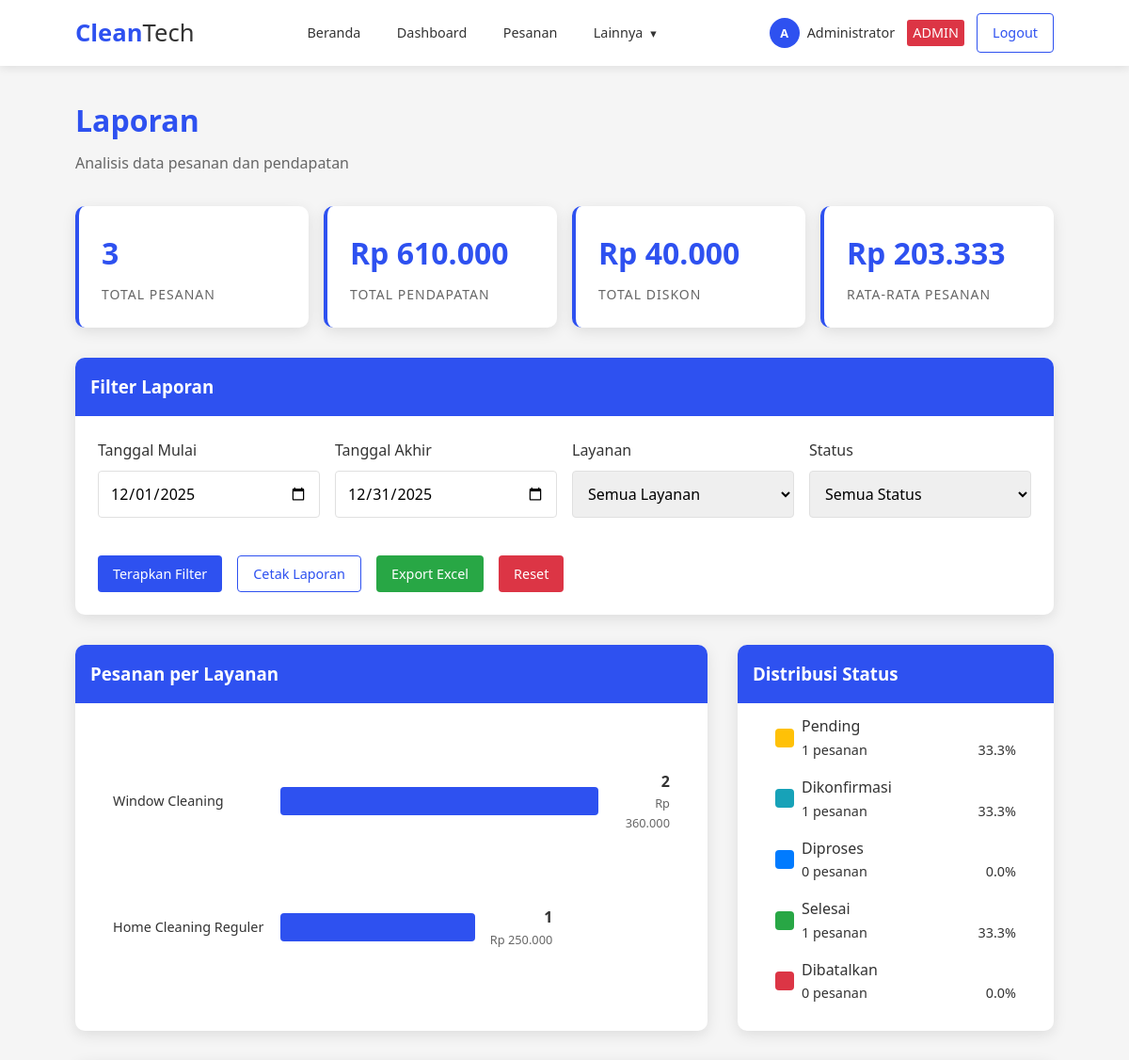
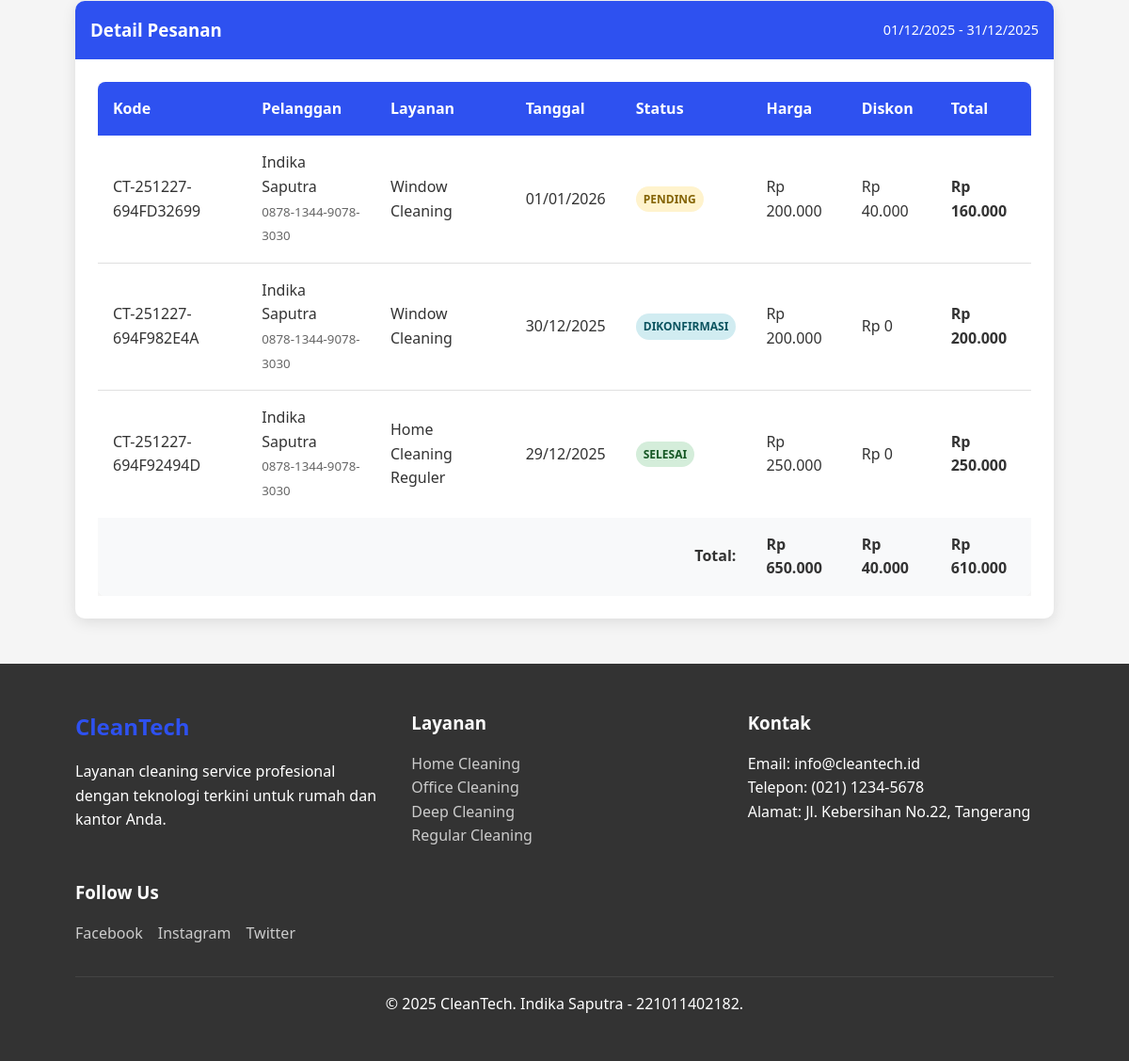
Screenshot of /admin/reports.php (signed in) with the database file from the repository (2 pictures, top to bottom).
### tables this page shows
CREATE TABLE `orders` (
  `id` int(11) NOT NULL,
  `order_code` varchar(20) NOT NULL,
  `user_id` int(11) NOT NULL,
  `service_id` int(11) NOT NULL,
  `order_date` date NOT NULL,
  `order_time` time NOT NULL,
  `address` text NOT NULL,
  `total_price` decimal(10,2) NOT NULL,
  `discount` decimal(10,2) DEFAULT 0.00,
  `final_price` decimal(10,2) NOT NULL,
  `status` enum('pending','confirmed','processing','completed','cancelled') DEFAULT 'pending',
  `payment_status` enum('pending','paid','failed') DEFAULT 'pending',
  `payment_method` varchar(50) DEFAULT NULL,
  `notes` text DEFAULT NULL,
  `created_at` timestamp NOT NULL DEFAULT current_timestamp(),
  `payment_proof` varchar(255) DEFAULT NULL,
  `payment_notes` text DEFAULT NULL,
  `payment_date` timestamp NULL DEFAULT NULL,
  `discount_type` varchar(50) DEFAULT NULL,
  `discount_id` int(11) DEFAULT NULL,
  `is_monthly_subscription` tinyint(1) DEFAULT 0,
  `subscription_months` int(11) DEFAULT 1,
  `parent_order_id` int(11) DEFAULT NULL,
  `discount_name` varchar(100) DEFAULT NULL
);

CREATE TABLE `users` (
  `id` int(11) NOT NULL,
  `name` varchar(100) NOT NULL,
  `email` varchar(100) NOT NULL,
  `password` varchar(255) NOT NULL,
  `phone` varchar(20) DEFAULT NULL,
  `address` text DEFAULT NULL,
  `role` enum('admin','user') DEFAULT 'user',
  `created_at` timestamp NOT NULL DEFAULT current_timestamp(),
  `updated_at` timestamp NOT NULL DEFAULT current_timestamp() ON UPDATE current_timestamp(),
  `is_active` tinyint(1) DEFAULT 1
);

CREATE TABLE `services` (
  `id` int(11) NOT NULL,
  `name` varchar(100) NOT NULL,
  `description` text DEFAULT NULL,
  `price` decimal(10,2) NOT NULL,
  `duration_hours` int(11) DEFAULT 1,
  `image_url` varchar(255) DEFAULT NULL,
  `is_active` tinyint(1) DEFAULT 1,
  `created_at` timestamp NOT NULL DEFAULT current_timestamp()
);

### admin/reports.php (the view, shortened to what the rows shown need)
<?php
require_once '../config/database.php';
$start_date = isset($_GET['start_date']) ? clean_input($_GET['start_date']) : date('Y-m-01');
$end_date = isset($_GET['end_date']) ? clean_input($_GET['end_date']) : date('Y-m-t');
$service_id = isset($_GET['service_id']) ? clean_input($_GET['service_id']) : '';
$status     = isset($_GET['status']) ? clean_input($_GET['status']) : '';
$service_id_param = $service_id;
$status_param     = $status;
$start_datetime = $start_date . ' 00:00:00';
$end_datetime   = $end_date . ' 23:59:59';
$query = "SELECT
            o.*,
            u.name as user_name,
            u.email as user_email,
            u.phone as user_phone,
            s.name as service_name,
            s.price as service_price
          FROM orders o
          JOIN users u ON o.user_id = u.id
          JOIN services s ON o.service_id = s.id
          WHERE o.created_at BETWEEN ? AND ?
          AND (? = '' OR o.service_id = ?)
          AND (? = '' OR o.status = ?)
          ORDER BY o.created_at DESC";
$stmt = mysqli_prepare($conn, $query);
mysqli_stmt_bind_param(
    $stmt,
    "ssssss",
    $start_datetime,
    $end_datetime,
    $service_id_param,
    $service_id_param,
    $status_param,
    $status_param
);
mysqli_stmt_execute($stmt);
$orders_result = mysqli_stmt_get_result($stmt);
$orders = mysqli_fetch_all($orders_result, MYSQLI_ASSOC);
include '../includes/header.php';
?>
<div style="margin: 2rem 0;">
    <h1 style="color: var(--primary-color); margin-bottom: 0.5rem;">Laporan</h1>
</div>
<div class="card">
    <div class="card-body">
        <?php if (!empty($orders)): ?>
            <div class="table-responsive">
                <table class="table">
                    <thead>
                        <tr>
                            <th>Kode</th>
                            <th>Pelanggan</th>
                            <th>Layanan</th>
                            <th>Tanggal</th>
                            <th>Status</th>
                            <th>Harga</th>
                            <th>Diskon</th>
                            <th>Total</th>
                        </tr>
                    </thead>
                    <tbody>
                        <?php foreach ($orders as $order): ?>
                            <tr>
                                <td><?php echo htmlspecialchars($order['order_code']); ?></td>
                                <td>
                                    <div><?php echo htmlspecialchars($order['user_name']); ?></div>
                                    <small style="color: #666;"><?php echo $order['user_phone']; ?></small>
                                </td>
                                <td><?php echo htmlspecialchars($order['service_name']); ?></td>
                                <td><?php echo date('d/m/Y', strtotime($order['order_date'])); ?></td>
                                <td>
                                    <?php
                                    $status_colors = [
                                        'pending' => 'badge-warning',
                                        'confirmed' => 'badge-info',
                                        'processing' => 'badge-primary',
                                        'completed' => 'badge-success',
                                        'cancelled' => 'badge-danger'
                                    ];
                                    $status_text = [
                                        'pending' => 'Pending',
                                        'confirmed' => 'Dikonfirmasi',
                                        'processing' => 'Diproses',
                                        'completed' => 'Selesai',
                                        'cancelled' => 'Dibatalkan'
                                    ];
                                    ?>
                                    <span class="badge <?php echo $status_colors[$order['status']]; ?>">
                                        <?php echo $status_text[$order['status']]; ?>
                                    </span>
                                </td>
                                <td>Rp <?php echo number_format($order['service_price'], 0, ',', '.'); ?></td>
                                <td>Rp <?php echo number_format($order['discount'], 0, ',', '.'); ?></td>
                                <td>
                                    <strong>Rp <?php echo number_format($order['final_price'], 0, ',', '.'); ?></strong>
                                </td>
                            </tr>
                        <?php endforeach; ?>
                    </tbody>
                </table>
            </div>
        <?php else: ?>
            <p style="text-align: center; color: #666; padding: 2rem;">Tidak ada data pesanan dalam periode ini</p>
        <?php endif; ?>
    </div>
</div>
<?php include '../includes/footer.php'; ?>

### rows the page displays
orders: order_code "CT-251227-694FD32699", user.name "Indika Saputra", user.phone "0878-1344-9078-3030", service.name "Window Cleaning", order_date "01/01/2026", status "PENDING", service.price "200.000", discount "40.000", final_price "160.000"
orders: order_code "CT-251227-694F982E4A", user.name "Indika Saputra", user.phone "0878-1344-9078-3030", service.name "Window Cleaning", order_date "30/12/2025", status "DIKONFIRMASI", service.price "200.000", discount "0", final_price "200.000"
orders: order_code "CT-251227-694F92494D", user.name "Indika Saputra", user.phone "0878-1344-9078-3030", service.name "Home Cleaning Reguler", order_date "29/12/2025", status "SELESAI", service.price "250.000", discount "0", final_price "250.000"

### other values shown
substr($_SESSION['user_name'], 0, 1) "A"
$_SESSION['user_name'] "Administrator"
$summary['total_orders'] "3"
$summary['total_revenue'] "610.000"
$summary['total_discount'] "40.000"
$summary['avg_order_value'] "203.333"
$data['service_name'] "Window Cleaning"
$data['order_count'] "2"
$data['revenue'] "360.000"
$data['service_name'] "Home Cleaning Reguler"
$data['order_count'] "1"
$data['revenue'] "250.000"
$config['label'] "Pending"
$count "1"
$percentage "33.3"
